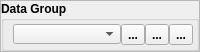
           <widget class="QFrame" name="frame_33">
            <property name="maximumSize">
             <size>
              <width>16777215</width>
              <height>50</height>
             </size>
            </property>
            <property name="frameShape">
             <enum>QFrame::StyledPanel</enum>
            </property>
            <property name="frameShadow">
             <enum>QFrame::Raised</enum>
            </property>
            <layout class="QHBoxLayout" name="horizontalLayout_30">
             <property name="spacing">
              <number>3</number>
             </property>
             <property name="margin">
              <number>0</number>
             </property>
             <item>
              <widget class="QGroupBox" name="groupBox_18">
               <property name="font">
                <font>
                 <family>Arial</family>
                 <weight>75</weight>
                 <bold>true</bold>
                </font>
               </property>
               <property name="title">
                <string>Data Group</string>
               </property>
               <layout class="QHBoxLayout" name="horizontalLayout">
                <property name="spacing">
                 <number>0</number>
                </property>
                <property name="topMargin">
                 <number>3</number>
                </property>
                <property name="rightMargin">
                 <number>3</number>
                </property>
                <property name="bottomMargin">
                 <number>3</number>
                </property>
                <item>
                 <widget class="QComboBox" name="cmbDataGroup">
                  <property name="maximumSize">
                   <size>
                    <width>16777215</width>
                    <height>20</height>
                   </size>
                  </property>
                  <property name="font">
                   <font>
                    <family>Arial</family>
                    <weight>50</weight>
                    <italic>false</italic>
                    <bold>false</bold>
                   </font>
                  </property>
                 </widget>
                </item>
                <item>
                 <widget class="QToolButton" name="btnGroupAdd">
                  <property name="maximumSize">
                   <size>
                    <width>16777215</width>
                    <height>22</height>
                   </size>
                  </property>
                  <property name="text">
                   <string>...</string>
                  </property>
                  <property name="icon">
                   <iconset>
                    <normaloff>:/gnss_item/input.png</normaloff>:/gnss_item/input.png</iconset>
                  </property>
                 </widget>
                </item>
                <item>
                 <widget class="QToolButton" name="btnGroupModify">
                  <property name="maximumSize">
                   <size>
                    <width>16777215</width>
                    <height>22</height>
                   </size>
                  </property>
                  <property name="text">
                   <string>...</string>
                  </property>
                  <property name="icon">
                   <iconset>
                    <normaloff>:/gnss_item/mIconEditableEdits.png</normaloff>:/gnss_item/mIconEditableEdits.png</iconset>
                  </property>
                 </widget>
                </item>
                <item>
                 <widget class="QToolButton" name="btnGroupRemove">
                  <property name="maximumSize">
                   <size>
                    <width>16777215</width>
                    <height>22</height>
                   </size>
                  </property>
                  <property name="text">
                   <string>...</string>
                  </property>
                  <property name="icon">
                   <iconset>
                    <normaloff>:/gnss_item/mapcalc_delete.png</normaloff>:/gnss_item/mapcalc_delete.png</iconset>
                  </property>
                 </widget>
                </item>
               </layout>
              </widget>
             </item>
            </layout>
           </widget>
